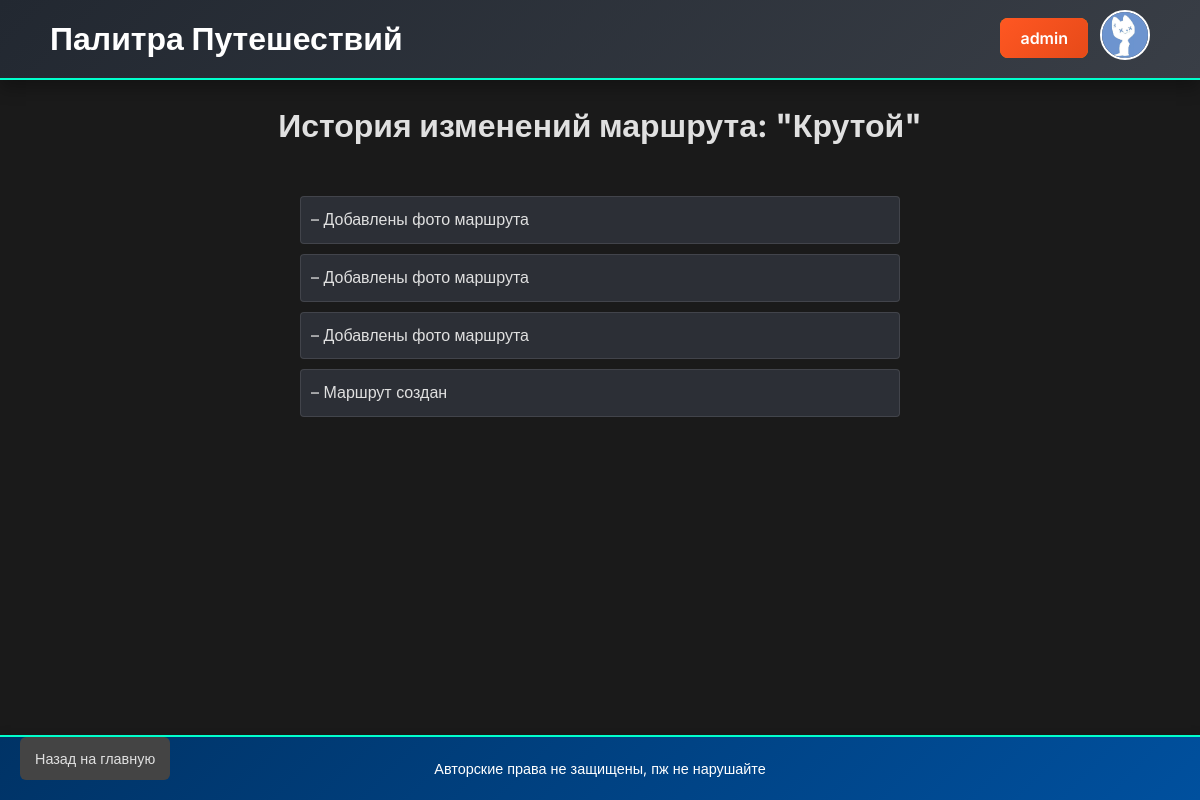
/route/4/history (signed in), run on the app's committed database.
### app.py (models this page shows, shortened)
class User(db.Model, UserMixin):
    id = db.Column(db.Integer, primary_key=True)
    username = db.Column(db.String(50), unique=True, nullable=False)
    password = db.Column(db.String(200), nullable=False)
    avatar_url = db.Column(db.String(300))
    is_moderator = db.Column(db.Boolean, default=False)
    is_admin = db.Column(db.Boolean, default=False)

class Route(db.Model):
    __tablename__ = 'route'
    id = db.Column(db.Integer, primary_key=True)
    title = db.Column(db.String(100), nullable=False)
    description = db.Column(db.Text)
    is_private = db.Column(db.Boolean, default=False)
    moderated = db.Column(db.Boolean, default=False)
    user_id = db.Column(db.Integer, db.ForeignKey('user.id'))
    photos = db.relationship('Photo', backref='route', lazy=True)
    comments = db.relationship('Comment', backref='route', lazy=True)
    changes = db.relationship('ChangeHistory', backref='route', lazy=True)
    landmarks = db.relationship('Landmark', backref='route', lazy=True)
    points = db.Column(db.Text, nullable=True)
    allMarkers = db.Column(db.Text, nullable=True)
    ratings = db.relationship('Rating', backref='route', lazy='dynamic')

class ChangeHistory(db.Model):
    id = db.Column(db.Integer, primary_key=True)
    change_desc = db.Column(db.Text)
    route_id = db.Column(db.Integer, db.ForeignKey('route.id'))
    session = db.Column(db.String(100), nullable=True)

### app.py (the view)
@app.route('/route/<int:route_id>/history')
@login_required
def route_history(route_id):
    route = Route.query.get_or_404(route_id)
    if route.user_id != current_user.id and not current_user.is_admin:
        flash("У вас нет доступа к просмотру истории этого маршрута")
        return redirect(url_for('index'))
    histories = sorted(route.changes, key=lambda h: h.id, reverse=True)
    return render_template('history.html', route=route, histories=histories)

### app.py (called while the page is built)
@login_manager.user_loader
def load_user(user_id):
    return User.query.get(int(user_id))

### templates/history.html (shortened to what this page needs)
<!DOCTYPE html>
<html lang="ru">
<head>
  <link rel="stylesheet" href="{{ url_for('static', filename='css/styles.css') }}">
</head>
<body>
  <header>
    <div class="header-container">
      <div class="site-title">
        <h1>Палитра Путешествий</h1>
      </div>
      <div class="user-actions">
        {% if current_user.is_authenticated %}
          <div class="user-info">
            <div class="user-details">
              <a class="profile-link" href="{{ url_for('user_profile', user_id=current_user.id) }}">
                {{ current_user.username }}
              </a>
            </div>
            <div class="avatar">
              {% if current_user.avatar_url %}
                <img src="{{ current_user.avatar_url }}" alt="Аватар">
              {% else %}
                <img src="{{ url_for('static', filename='images/default-avatar.png') }}" alt="Аватар">
              {% endif %}
            </div>
          </div>
        {% else %}
          <a class="login-btn" href="{{ url_for('login') }}">Войти</a>
        {% endif %}
      </div>
    </div>
  </header>
  <main>
    {% if histories %}
      <h1>История изменений маршрута: "{{ route.title }}"</h1>
      <br>
      <ul class="history-list">
        {% for history in histories %}
          <li>– {{ history.change_desc }}</li>
        {% endfor %}
      </ul>
    {% else %}
      <p>История изменений отсутствует.</p>
    {% endif %}
    <a class="back btn" href="{{ url_for('index') }}">Назад на главную</a>
  </main>
  <footer>
    <p>Авторские права не защищены, пж не нарушайте</p>
  </footer>
</body>
</html>

### static/css/styles.css (style rules this page uses)
* { margin: 0; padding: 0; box-sizing: border-box; }
html { height: 100%; }
body { height: 100%; display: flex; flex-direction: column; font-family: 'Inter', sans-serif; background: #1a1a1a; color: #e0e0e0; line-height: 1.6; }
header { background: linear-gradient(135deg, #222831, #393e46); color: #fff; padding: 10px 0; box-shadow: 0 8px 16px rgba(0, 0, 0, 0.3); border-bottom: 2px solid #00ffcc; }
.user-info { display: flex; justify-content: flex-start; align-items: center; gap: 12px; }
.header-container { display: flex; justify-content: space-between; align-items: center; max-width: 1100px; margin: 0 auto; }
.site-title { display: flex; justify-content: flex-start; align-items: center; gap: 12px; }
.create-route-btn, .profile-link, .login-btn, .admin-btn { background: linear-gradient(135deg, #ff5722, #e64a19); color: #fff; padding: 10px 20px; border-radius: 8px; text-decoration: none; font-weight: 600; transition: background 0.3s, transform 0.3s, box-shadow 0.3s; }
footer p { color: #ffffff; font-size: 0.9em; }
.profile-link, .login-btn { background-color: #ff8c00; color: #fff; padding: 10px 20px; border-radius: 8px; text-decoration: none; font-weight: 600; transition: background-color 0.2s, transform 0.2s, box-shadow 0.2s; }
.avatar img { width: 50px; height: 50px; border-radius: 50%; object-fit: cover; border: 2px solid #fff; transition: transform 0.2s; }
main { max-width: 1200px; margin: 20px auto; padding: 0 15px; flex: 1; }
.btn { display: inline-block; background-color: #228b22; color: #fff; border: none; padding: 8px 12px; border-radius: 8px; margin: 5px; cursor: pointer; font-size: 0.9em; transition: background-color 0.2s, transform 0.2s, box-shadow 0.2s; }
footer { background: linear-gradient(135deg, #003366, #00509e); color: #fff; text-align: center; padding: 20px; margin-top: auto; box-shadow: 0 -4px 6px rgba(0, 0, 0, 0.1); border-top: 2px solid #00ffcc; }
.back.btn { position: fixed; bottom: 15px; left: 15px; background: #444; color: #e0e0e0; padding: 10px 15px; border-radius: 6px; font-size: 0.9em; text-decoration: none; z-index: 1000; transition: background 0.2s, transform 0.2s; }
.history-list { margin: 20px auto; max-width: 600px; padding: 0; list-style: none; }
.history-list li { background: #2c2f36; padding: 10px; margin-bottom: 10px; border-radius: 4px; border: 1px solid rgba(255, 255, 255, 0.1); color: #e0e0e0; }
a { text-decoration: none; color: inherit; }

### data on the page
User: username "admin"
Route: title "Крутой"
ChangeHistory: change_desc "Добавлены фото маршрута"
ChangeHistory: change_desc "Добавлены фото маршрута"
ChangeHistory: change_desc "Добавлены фото маршрута"
ChangeHistory: change_desc "Маршрут создан"
